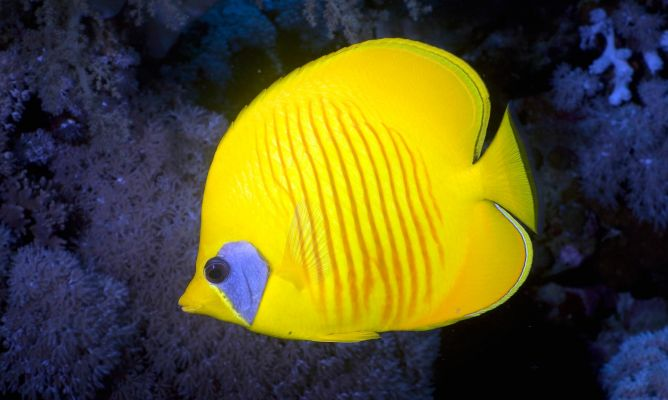
#> input picture Python_Sesion_5/Material/Pez.jpg, 668 x 400 px
$ python Apartado1.py
#> lines starting #> are read from the running program, lines starting #| are printed output that depends on the picture
# -*- coding: utf-8 -*-
import cv2

img1=cv2.imread('Pez.jpg')
#> img1 is the input picture: shape (400, 668, 3); mean B, G, R 39.5, 83.1, 87.6
if img1 is None: #Si está vacía es que no se ha leído
	print('Imagen no encontrada\n')
	exit(0)

img2=cv2.imread('flor.jpg')
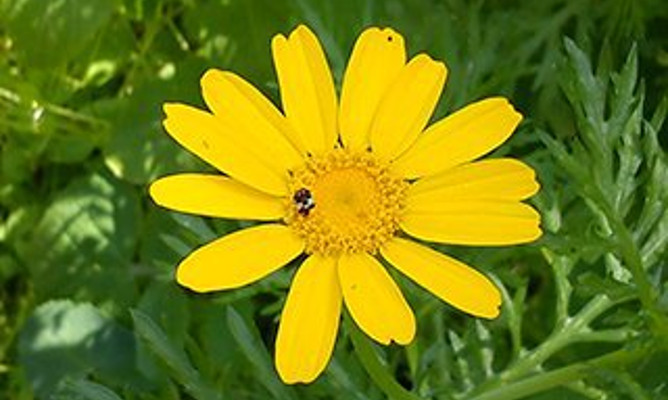
#> input picture Python_Sesion_5/Material/flor.jpg, 668 x 400 px
#> img2 is the input picture: shape (400, 668, 3); mean B, G, R 20.5, 127.9, 115.9
if img2 is None: #Si está vacía es que no se ha leído
	print('Imagen no encontrada\n')
	exit(0)

gray1 = cv2.cvtColor(img1, cv2.COLOR_BGR2GRAY)
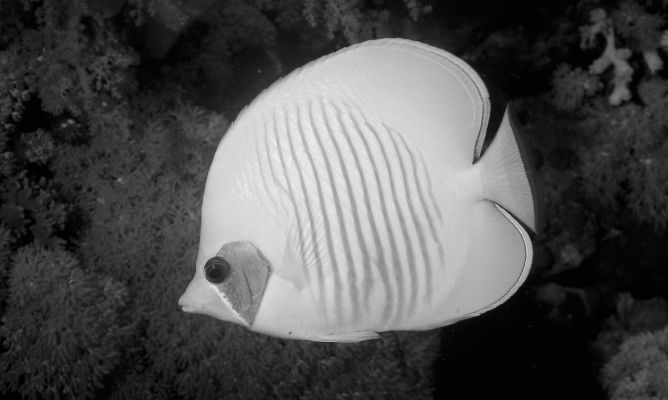
#> gray1: shape (400, 668); min 0, max 238, mean 79.5
gray2 = cv2.cvtColor(img2, cv2.COLOR_BGR2GRAY)
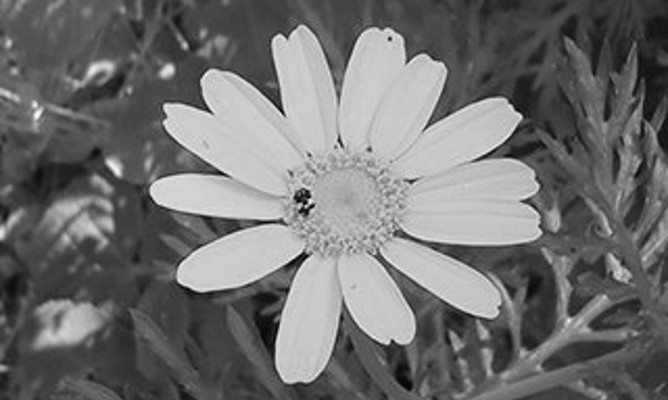
#> gray2: shape (400, 668); min 1, max 248, mean 112.1

suma=gray1+gray2 # Suma numpy
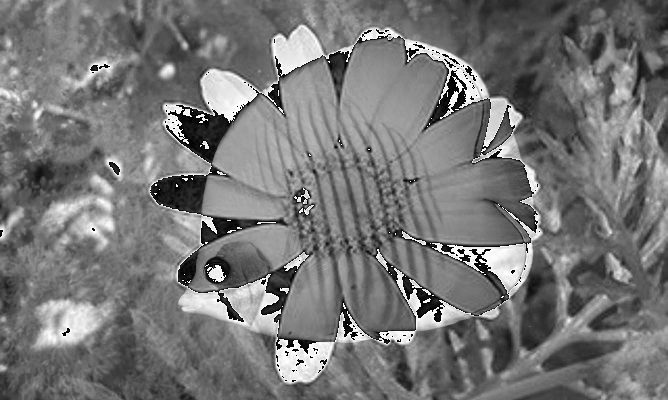
#> suma: shape (400, 668); min 0, max 255, mean 118.1

suma2=cv2.add(gray1,gray2) # Suma OpenCV
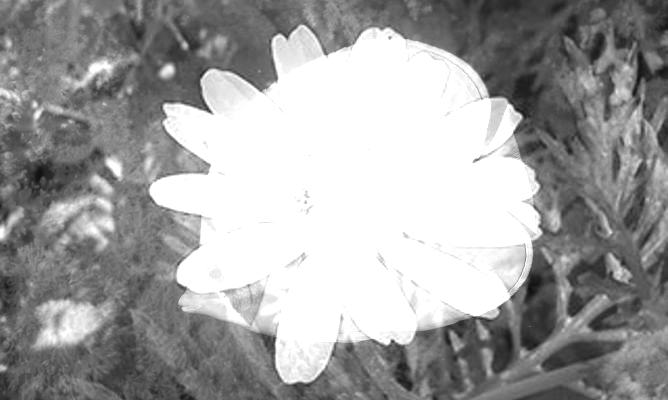
#> suma2: shape (400, 668); min 14, max 255, mean 159.3

cv2.imshow("Suma Numpy", suma)
cv2.imshow("Suma OpenCV", suma2)

cv2.waitKey(0)
cv2.destroyAllWindows()
